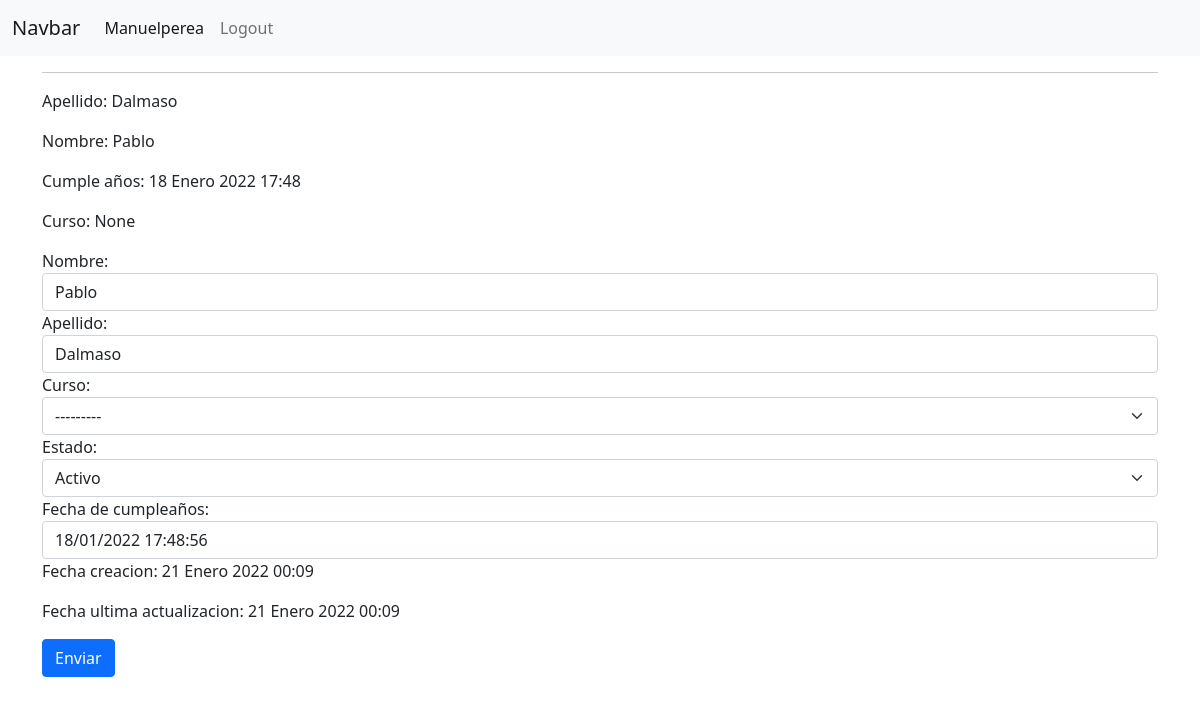
Page /alumnos/2 (signed in) on the committed database.
### alumnos/models.py (models this page shows, shortened)
class Alumno(models.Model):
    STATUS_CHOINES = (
        ('A', 'Activo'),
        ('B', 'Baja'),
        ('C', 'Cursando')
    )
    user = models.ForeignKey(User, on_delete=models.CASCADE,
                              null=True, blank=True)
    first_name = models.CharField('Nombre', max_length=30) #, default='No tiene nombre')
    last_name = models.CharField('Apellido', max_length=30)
    curso = models.ForeignKey(Curso, on_delete=models.CASCADE,
                              null=True, blank=True)
    status = models.CharField('Estado', max_length=4, choices=STATUS_CHOINES,
                              default='A')
    birthday = models.DateTimeField('Fecha de cumpleaños', null=True, blank=True)
    date_create = models.DateTimeField(auto_now_add=True)
    last_update = models.DateTimeField(auto_now=True)
    class Meta:
        unique_together = ['user']

### alumnos/views.py (the view)
# urls.py: path('<int:id_alumno>', alumno),
@permission_required('view_alumno', login_url='/account/login/')
def alumno(request, id_alumno):
    has_change_perm = request.user.has_perm('change_alumno')
    alumno = Alumno.objects.get (pk=id_alumno)
    form = AlumnoForm(instance=alumno)
    if request.method == 'POST':
        form = AlumnoForm(request.POST, instance=alumno)
        if form.is_valid() and has_change_perm:
            form.save(commit=True)
    return render(request, 'alumno_detail.html',
                  context={'alumno': alumno,
                           'form':form,
                           'has_change_perm': has_change_perm})

### alumnos/forms.py
class AlumnoForm(ModelForm):
    def __init__(self, *args, **kwargs):
        super().__init__(*args, **kwargs)
        for x in self.fields.keys():
            self.fields[x].widget.attrs.update({
                'class': 'form-control'
            })
        self.fields['curso'].widget.attrs.update({
                'class': 'form-select'
            })
        self.fields['status'].widget.attrs.update({
                'class': 'form-select'
            })
    class Meta:
        model = Alumno
        fields = ['first_name', 'last_name', 'curso', 'status', 'birthday']

### alumnos/models.py (called while the page is built)
    def __str__(self):
        return f'{self.name.title()}'

### alumnos/templates/alumno_detail.html
{% extends 'base.html' %}
{% block content %}
<p>Apellido: {{ alumno.last_name }}</p>
<p>Nombre: {{ alumno.first_name }}</p>
<p>Cumple años: {{ alumno.birthday }}</p>
<p>Curso: {{ alumno.curso }}</p>
{% if request.user.id == 1 %}
<form method="POST" action="/alumnos/{{alumno.id}}">
{% csrf_token %}
{{ form }}
<P>Fecha creacion: {{ form.instance.date_create }}</P>
<P>Fecha ultima actualizacion: {{ form.instance.last_update }}</P>
<button type="submit" class="btn btn-primary">Enviar</button>
</form>
{% endif %}
{% endblock%}

### templates/base.html (shortened to what this page needs)
{% load static %}
<!DOCTYPE html>
<html>
    <head>
        <link href="https://cdn.jsdelivr.net/npm/bootstrap@5.1.3/dist/css/bootstrap.min.css" rel="stylesheet">
    </head>
    <body>
        <nav class="navbar navbar-expand-lg navbar-light bg-light">
            <div class="container-fluid">
              <a class="navbar-brand" href="#">Navbar</a>
              <div class="collapse navbar-collapse" id="navbarNav">
                <ul class="navbar-nav">
                  <li class="nav-item">
                    <a class="nav-link active" aria-current="page" href="#">{{ request.user | title }}</a>
                  </li>
                  <li class="nav-item">
                    <a class="nav-link" href="/accounts/logout">Logout</a>
                  </li></ul>
              </div>
            </div>
          </nav>
        <div class="container">
            <div class="row">
              <div class="col">
                <hr>
                {% block content %}
                {% endblock %}
              </div>
            </div>
        </div>
    </body>
</html>

### rows in the picture
Alumno: last_name "Dalmaso", first_name "Pablo", birthday "18 Enero 2022 17:48", curso "None", curso "---------", status "Activo", birthday "18/01/2022 17:48:56", instance.date_create "21 Enero 2022 00:09", instance.last_update "21 Enero 2022 00:09"

### other values in the picture
{{ request.user | title }} "Manuelperea"
